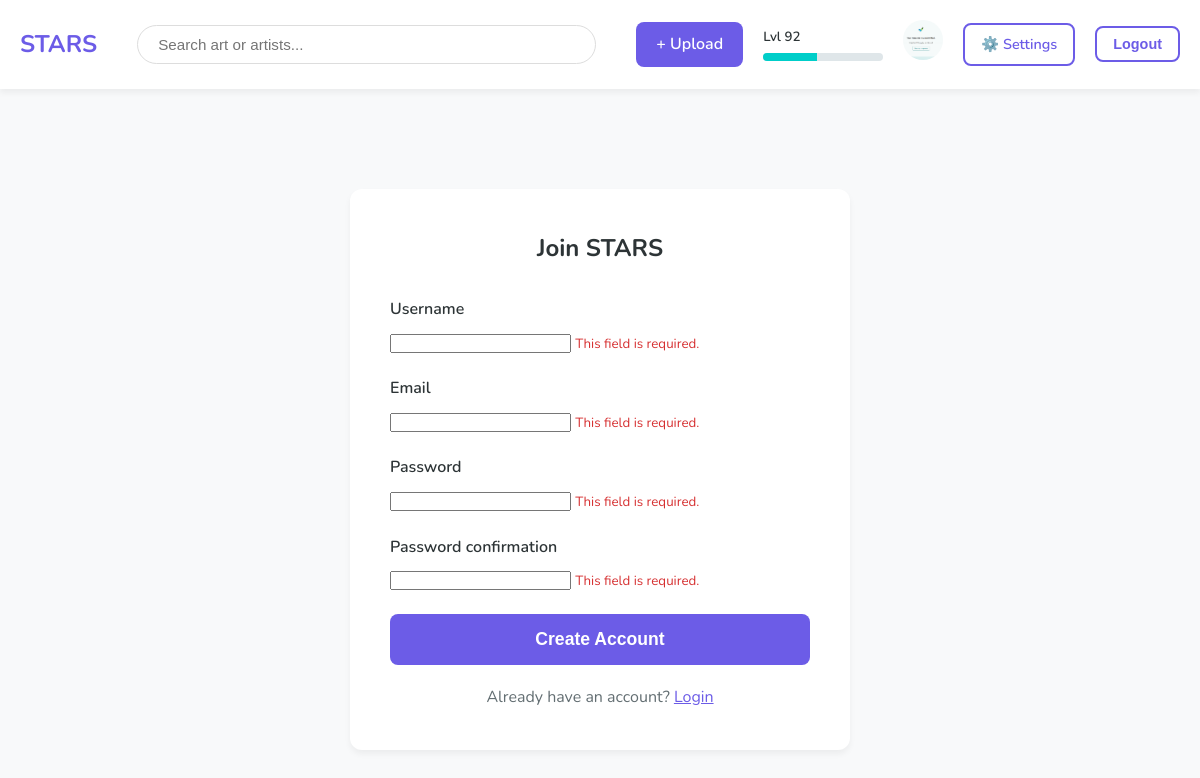
Screenshot of /users/register/ (signed in) with the database file from the repository.
### users/models.py (models this page shows, shortened)
class CustomUser(AbstractUser):
    bio = models.TextField(blank=True, max_length=500)
    avatar = models.ImageField(upload_to='avatars/', blank=True, null=True)
    xp = models.IntegerField(default=0)
    level = models.IntegerField(default=1)

### users/views.py (the view)
# urls.py: path('register/', views.register, name='register'),
def register(request):
    if request.method == 'POST':
        form = CustomUserCreationForm(request.POST)
        if form.is_valid():
            user = form.save()
            login(request, user)
            return redirect('welcome')
    else:
        form = CustomUserCreationForm(request.POST)
    return render(request, 'users/register.html', {'form': form})

### users/forms.py
class CustomUserCreationForm(UserCreationForm):
    email = forms.EmailField(required=True)
    class Meta:
        model = CustomUser
        fields = ('username', 'email', 'password1', 'password2')

### templates/users/register.html (shortened to what this page needs)
{% extends 'base.html' %}
{% block content %}
<div style="max-width: 500px; margin: 60px auto;">
    <div class="card" style="padding: 40px;">
        <h2 style="text-align: center; margin-bottom: 30px;">Join STARS</h2>
        <form method="POST">
            <div class="form-group">
                <label>{{ form.username.label }}</label>
                {{ form.username }}
                {% if form.username.errors %}
                    <small style="color: #d63031;">{{ form.username.errors.0 }}</small>
                {% endif %}
            </div>
            <div class="form-group">
                <label>{{ form.email.label }}</label>
                {{ form.email }}
                {% if form.email.errors %}
                    <small style="color: #d63031;">{{ form.email.errors.0 }}</small>
                {% endif %}
            </div>
            <div class="form-group">
                <label>{{ form.password1.label }}</label>
                {{ form.password1 }}
                {% if form.password1.errors %}
                    <small style="color: #d63031;">{{ form.password1.errors.0 }}</small>
                {% endif %}
            </div>
            <div class="form-group">
                <label>{{ form.password2.label }}</label>
                {{ form.password2 }}
                {% if form.password2.errors %}
                    <small style="color: #d63031;">{{ form.password2.errors.0 }}</small>
                {% endif %}
            </div>
            <button type="submit" class="btn btn-primary" style="width: 100%; padding: 15px; font-size: 1.1rem;">
                Create Account
            </button>
        </form>
        <p style="text-align: center; margin-top: 20px; color: var(--text-light);">
            Already have an account? <a href="{% url 'login' %}" style="color: var(--primary);">Login</a>
        </p>
    </div>
</div>
{% endblock %}

### templates/base.html (shortened to what this page needs)
<!DOCTYPE html>
<html lang="en">
<head>
    <link rel="stylesheet" href="{% load static %}{% static 'css/styles.css' %}">
</head>
<body>
    {% load static %}
    <nav class="flex-between container" style="background: white; margin-bottom: 20px;">
        <div class="logo"><h2><a href="{% url 'landing' %}" style="text-decoration: none; color: var(--primary);">STARS</a></h2></div>
        <form action="{% url 'feed' %}" method="GET" class="search-form">
            <input type="text" name="q" placeholder="Search art or artists..." class="search-input" value="{{ search_query|default:'' }}">
        </form>
        <div class="user-menu flex-row">
            {% if user.is_authenticated %}
                <a href="{% url 'upload' %}" class="btn btn-primary">+ Upload</a>
                <div class="xp-display">
                    <small style="font-weight: 600;">Lvl {{ user.level }}</small>
                    <div class="xp-bar-container">
                        <div class="xp-bar-fill" id="navXpBar" data-xp="{{ user.xp }}" style="width: 0%;"></div>
                    </div>
                </div>
                <a href="{% url 'profile' username=user.username %}">
                    {% if user.avatar %}
                        <img src="{{ user.avatar.url }}" class="avatar" alt="{{ user.username }}">
                    {% else %}
                        <img src="{% static 'images/default-avatar.png' %}" class="avatar" alt="{{ user.username }}">
                    {% endif %}
                </a>
                <a href="{% url 'account_settings' %}" class="btn btn-outline" style="padding: 8px 16px; font-size: 0.9rem;">⚙️ Settings</a>
                <form action="{% url 'logout' %}" method="POST" style="margin: 0; display: inline;">
                    <button type="submit" class="btn btn-outline" style="padding: 8px 16px; font-size: 0.9rem; cursor: pointer;">Logout</button>
                </form>
            {% else %}
                <a href="{% url 'login' %}" class="btn btn-primary">Login</a>
                <a href="{% url 'register' %}" class="btn btn-outline">Sign Up</a>
            {% endif %}
        </div>
    </nav>
    <main class="container">
        {% block content %}{% endblock %}
    </main>
</body>
</html>

### static/css/styles.css (style rules this page uses)
:root { --primary: #6C5CE7; --secondary: #00CEC9; --bg-color: #F8F9FA; --card-bg: #FFFFFF; --text-dark: #2D3436; --text-light: #636e72; --border-radius: 12px; --shadow: 0 4px 6px rgba(0,0,0,0.05); }
* { margin: 0; padding: 0; box-sizing: border-box; }
body { font-family: 'Nunito', sans-serif; background-color: var(--bg-color); color: var(--text-dark); line-height: 1.6; }
.container { max-width: 1200px; margin: 0 auto; padding: 20px; }
.flex-row { display: flex; align-items: center; gap: 15px; }
.flex-between { display: flex; justify-content: space-between; align-items: center; }
nav { background: var(--card-bg); padding: 15px 0; margin-bottom: 30px; box-shadow: var(--shadow); }
.logo h2 { color: var(--primary); font-weight: 700; }
.search-form { flex-grow: 1; margin: 0 40px; }
.search-input { width: 100%; padding: 10px 20px; border-radius: 20px; border: 1px solid #ddd; font-size: 0.95rem; }
.user-menu { display: flex; align-items: center; gap: 20px; }
.avatar { width: 40px; height: 40px; border-radius: 50%; object-fit: cover; }
.btn { padding: 10px 20px; border-radius: 8px; text-decoration: none; font-weight: 600; border: none; cursor: pointer; transition: all 0.2s; display: inline-block; }
.btn-primary { background: var(--primary); color: white; }
.btn-outline { border: 2px solid var(--primary); color: var(--primary); background: transparent; }
.card { background: var(--card-bg); border-radius: var(--border-radius); box-shadow: var(--shadow); overflow: hidden; transition: transform 0.2s; }
.xp-display { display: flex; flex-direction: column; gap: 5px; }
.xp-bar-container { width: 120px; height: 8px; background: #dfe6e9; border-radius: 4px; overflow: hidden; }
.xp-bar-fill { height: 100%; background: var(--secondary); transition: width 0.3s ease; }
.form-group { margin-bottom: 20px; }
.form-group label { display: block; margin-bottom: 8px; font-weight: 600; color: var(--text-dark); }

### rows the page displays
CustomUser: level "92", avatar (picture)
